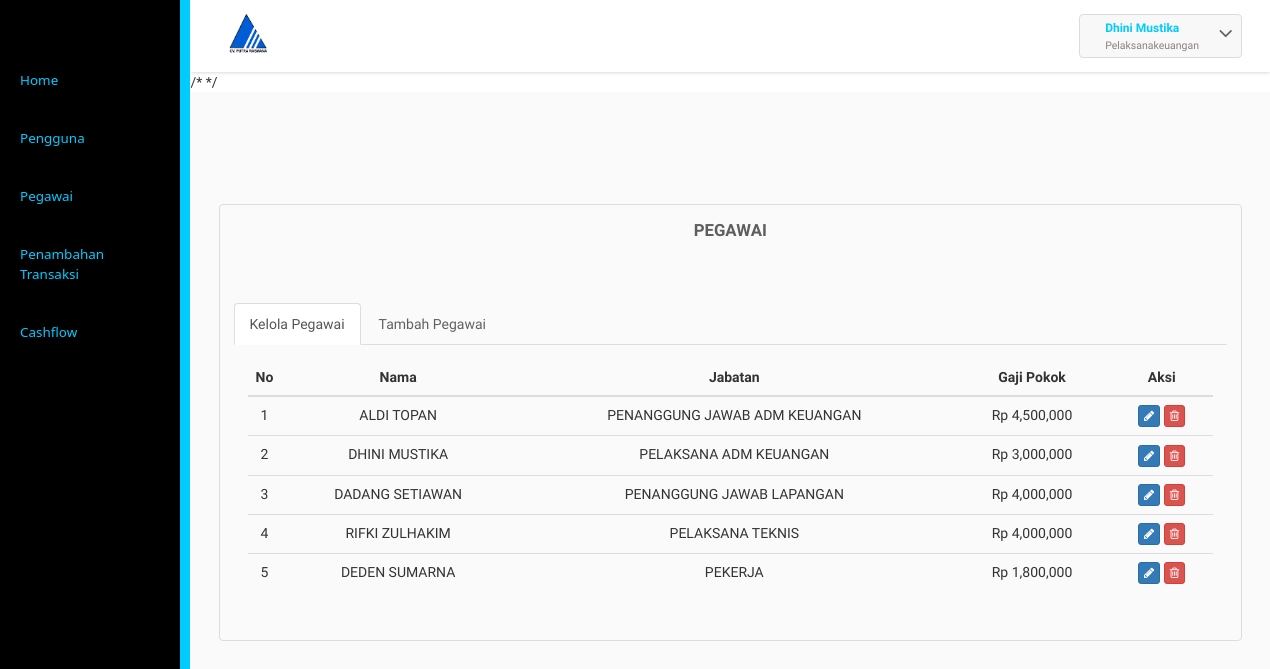
Before: /pelaksanaadmkeuangan/pegawai.php (signed in) with the older database file.
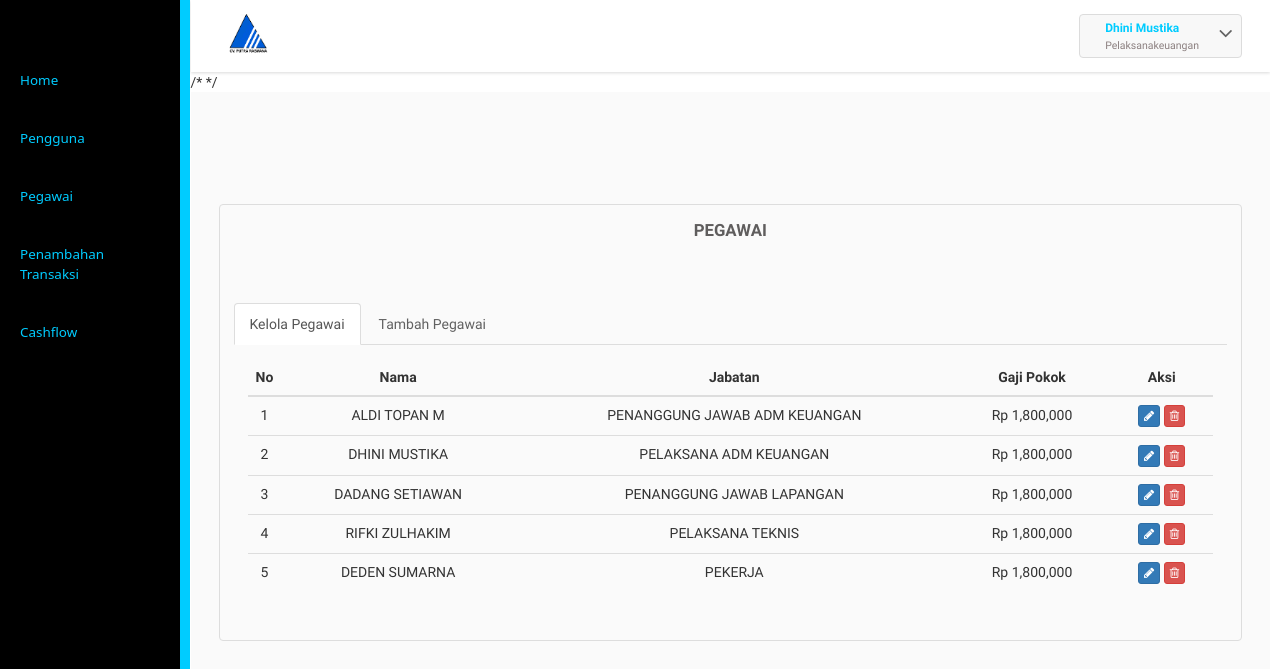
After: the same page with the newer database file.
### tables this page shows
CREATE TABLE `gaji` (
  `id_pegawai` varchar(25) NOT NULL,
  `gaji` int(11) NOT NULL
);

CREATE TABLE `pegawai` (
  `id_pegawai` varchar(25) NOT NULL,
  `nama` varchar(56) NOT NULL,
  `jabatan` varchar(30) NOT NULL
);

### pelaksanaadmkeuangan/pegawai.php (the view, shortened to what this page needs)
<?php
include("libfunc.php");
include("../libfunc.php");
$link=koneksidb();
if(($_SESSION['logske']==true) && ($_SESSION['userske']!="")){
  ?>
/*    */
  <div class="inner-block">
    <div class="table-agile-info">
      <div class="panel panel-default">
        <div class="chit-chat-heading">
          Pegawai
        </div>
        <br>
        <div class="horizontal-tab">
          <ul class="nav nav-tabs">
            <li class="active"><a href="#tab1" data-toggle="tab" aria-expanded="true">Kelola Pegawai</a></li>
            <li class=""><a href="#tab2" data-toggle="tab" aria-expanded="false">Tambah Pegawai</a></li>
          </ul>
          <div class="tab-content">
            <div class="tab-pane active" id="tab1">
              <div class="row">
                <div class="col-md-12">
                  <div class="table-responsive">
                    <table class="table table-hover">
                      <thead>
                        <tr>
                          <th style="width:20px;"><center>No</center></th>
                          <th><center>Nama</center></th>
                          <th><center>Jabatan</center></th>
                          <th><center>Gaji Pokok</center></th>
                          <th><center>Aksi</center></th>
                        </tr>
                      </thead>
                      <tbody>
                        <?php
                        $sql1="SELECT * FROM pegawai p INNER JOIN gaji g ON p.id_pegawai=g.id_pegawai";
                        $res1=mysqli_query($link,$sql1);
                        $i=1;
                        while($data1=mysqli_fetch_array($res1)){
                          ?>
                          <tr>
                            <td><center><?php echo $i;?></center></td>
                            <td><center><?php echo strtoupper($data1['nama']);?></center></td>
                            <td><center><?php echo strtoupper($data1['jabatan']);?></center></td>
                            <td><center>
                              <?php echo "Rp ".strtoupper(number_format($data1['gaji']));?>
                            </center></td>
                            <td><center>
                              <a class="logout" data-toggle="modal" href="#myModala<?php echo $i;?>"><button class="btn btn-primary btn-xs tombol-edit" data-idpeg="<?php echo $data1['id_pegawai'];  ?>"><i class="fa fa-pencil"></i></button></a>
							  <a href="hpegawai.php?&SDEdwdw=<?php echo base64_encode($data1['id_pegawai']);?>" onClick="return confirm('Apakah Anda Yakin Akan Menghapus Data?')"> <button class="btn btn-danger btn-xs"><i class="fa fa-trash-o "></i></button></a>
                            </center></td>
                          </tr>
                          <?php
                          $i++;
                        }
                        ?>
                      </table>
                    </div>
                  </div>
                </div>
              </div>
            </div>
          </div>
        </div>
      </div>
    </div>
  </div>
</div>
<?php
}else{
  header("Location: ../masuk.php");
}
?>

Changed rows visible on the page:
changed gaji "PENANGGUNG JAWAB ADM KEUANGAN": id_pegawai.nama "ALDI TOPAN" → "ALDI TOPAN M"; gaji "4,500,000" → "1,800,000"
changed gaji "DHINI MUSTIKA": gaji "3,000,000" → "1,800,000"
changed gaji "DADANG SETIAWAN": gaji "4,000,000" → "1,800,000"
changed gaji "RIFKI ZULHAKIM": gaji "4,000,000" → "1,800,000"
